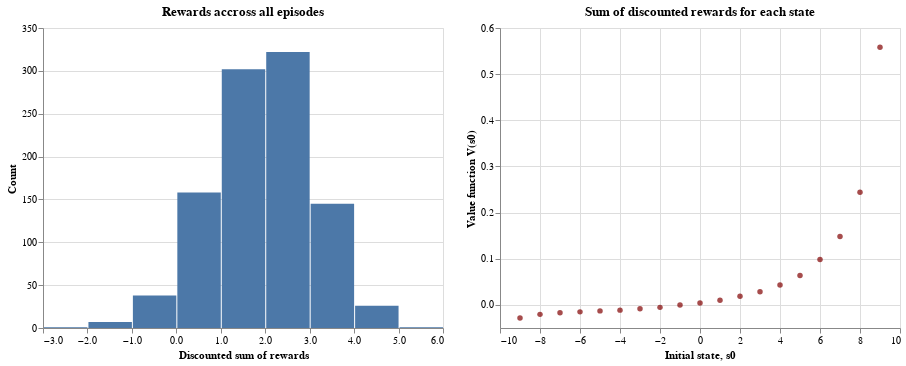

The notebook cell saved with this chart:
### Code cell
# Figures 2.2 and 2.3
driver.plot_fig_2_2(right_value_functions) | driver.plot_fig_2_3(right_policy_summary)

### Figure 1 — Vega-Lite specification as saved in the notebook (floating-point values rounded to 4 significant figures; data arrays with more than 128 entries replaced by an {"elided": "..."} marker saying what was removed)
{"config": {"view": {"continuousWidth": 400, "continuousHeight": 300}}, "hconcat": [{"data": {"name": "data-4a5aebe1058775e5d88718c1ab164b79"}, "mark": "bar", "encoding": {"x": {"bin": true, "field": "beta^t_reward", "title": "Discounted sum of rewards", "type": "quantitative"}, "y": {"aggregate": "count", "title": "Count", "type": "quantitative"}}, "title": "Rewards accross all episodes"}, {"data": {"name": "data-7023459310c0fda08b4b51c2c383cfe1"}, "mark": {"type": "circle", "color": "maroon"}, "encoding": {"x": {"field": "initial_state", "title": "Initial state, s0", "type": "quantitative"}, "y": {"field": "mean", "title": "Value function V(s0)", "type": "quantitative"}}, "title": "Sum of discounted rewards for each state"}], "$schema": "https://vega.github.io/schema/vega-lite/v4.17.0.json", "datasets": {"data-4a5aebe1058775e5d88718c1ab164b79": {"elided": "1000 records"}, "data-7023459310c0fda08b4b51c2c383cfe1": [{"initial_state": -9, "count": 1000, "mean": -0.02835, "std": 0.1432, "min": -1.0, "1%": -0.8508, "5%": -0.049, "10%": -0.04802, "25%": -0.04341, "50%": -0.03731, "75%": -0.03142, "90%": -0.02673, "95%": -0.0232, "99%": 0.5914, "max": 0.6951}, {"initial_state": -8, "count": 1000, "mean": -0.02048, "std": 0.1179, "min": -0.98, "1%": -0.05, "5%": -0.049, "10%": -0.04802, "25%": -0.04341, "50%": -0.03768, "75%": -0.03206, "90%": -0.02673, "95%": -0.0232, "99%": 0.6035, "max": 0.7093}, {"initial_state": -7, "count": 1000, "mean": -0.01713, "std": 0.1175, "min": -0.9604, "1%": -0.05, "5%": -0.049, "10%": -0.04802, "25%": -0.04341, "50%": -0.03768, "75%": -0.03271, "90%": -0.02783, "95%": -0.02368, "99%": 0.6412, "max": 0.7238}, {"initial_state": -6, "count": 1000, "mean": -0.01506, "std": 0.1233, "min": -0.9412, "1%": -0.05, "5%": -0.049, "10%": -0.04802, "25%": -0.04429, "50%": -0.03845, "75%": -0.03338, "90%": -0.0284, "95%": -0.02368, "99%": 0.6543, "max": 0.7386}, {"initial_state": -5, "count": 1000, "mean": -0.01291, "std": 0.1312, "min": -0.05, "1%": -0.05, "5%": -0.049, "10%": -0.04802, "25%": -0.04429, "50%": -0.03924, "75%": -0.03406, "90%": -0.02898, "95%": -0.02368, "99%": 0.6951, "max": 0.7536}, {"initial_state": -4, "count": 1000, "mean": -0.01129, "std": 0.1376, "min": -0.05, "1%": -0.05, "5%": -0.049, "10%": -0.04802, "25%": -0.0452, "50%": -0.04004, "75%": -0.03476, "90%": -0.02957, "95%": -0.02416, "99%": 0.7093, "max": 0.769}, {"initial_state": -3, "count": 1000, "mean": -0.008164, "std": 0.149, "min": -0.05, "1%": -0.05, "5%": -0.049, "10%": -0.04802, "25%": -0.0452, "50%": -0.04085, "75%": -0.03547, "90%": -0.03079, "95%": -0.02368, "99%": 0.7238, "max": 0.7847}, {"initial_state": -2, "count": 1000, "mean": -0.005311, "std": 0.1585, "min": -0.05, "1%": -0.05, "5%": -0.049, "10%": -0.04802, "25%": -0.0452, "50%": -0.04085, "75%": -0.03619, "90%": -0.03142, "95%": -0.01974, "99%": 0.769, "max": 0.8007}, {"initial_state": -1, "count": 1000, "mean": -8.287e-06, "std": 0.1744, "min": -0.05, "1%": -0.05, "5%": -0.05, "10%": -0.049, "25%": -0.04612, "50%": -0.04254, "75%": -0.03768, "90%": -0.03206, "95%": 0.6158, "99%": 0.7847, "max": 0.8171}, {"initial_state": 0, "count": 1000, "mean": 0.004175, "std": 0.1858, "min": -0.05, "1%": -0.05, "5%": -0.05, "10%": -0.049, "25%": -0.04612, "50%": -0.04254, "75%": -0.03845, "90%": -0.03271, "95%": 0.6543, "99%": 0.8007, "max": 0.8337}, {"initial_state": 1, "count": 1000, "mean": 0.009902, "std": 0.2002, "min": -0.05, "1%": -0.05, "5%": -0.05, "10%": -0.049, "25%": -0.04706, "50%": -0.04341, "75%": -0.03924, "90%": -0.03338, "95%": 0.7238, "99%": 0.8171, "max": 0.8508}, {"initial_state": 2, "count": 1000, "mean": 0.01892, "std": 0.2206, "min": -0.05, "1%": -0.05, "5%": -0.05, "10%": -0.049, "25%": -0.04706, "50%": -0.04429, "75%": -0.04004, "90%": -0.03338, "95%": 0.769, "99%": 0.8681, "max": 0.8681}, {"initial_state": 3, "count": 1000, "mean": 0.02836, "std": 0.2396, "min": -0.05, "1%": -0.05, "5%": -0.05, "10%": -0.049, "25%": -0.04802, "50%": -0.0452, "75%": -0.04085, "90%": -0.03331, "95%": 0.8171, "99%": 0.8858, "max": 0.8858}, {"initial_state": 4, "count": 1000, "mean": 0.04307, "std": 0.2659, "min": -0.05, "1%": -0.05, "5%": -0.05, "10%": -0.05, "25%": -0.04802, "50%": -0.04612, "75%": -0.04254, "90%": 0.5566, "95%": 0.8681, "99%": 0.9039, "max": 0.9039}, {"initial_state": 5, "count": 1000, "mean": 0.06371, "std": 0.2975, "min": -0.05, "1%": -0.05, "5%": -0.05, "10%": -0.05, "25%": -0.04802, "50%": -0.04612, "75%": -0.04254, "90%": 0.8171, "95%": 0.8858, "99%": 0.9224, "max": 0.9224}, {"initial_state": 6, "count": 1000, "mean": 0.09827, "std": 0.3412, "min": -0.05, "1%": -0.05, "5%": -0.05, "10%": -0.05, "25%": -0.049, "50%": -0.04706, "75%": -0.04341, "90%": 0.9039, "95%": 0.9412, "99%": 0.9412, "max": 0.9412}, {"initial_state": 7, "count": 1000, "mean": 0.1482, "std": 0.3906, "min": -0.05, "1%": -0.05, "5%": -0.05, "10%": -0.05, "25%": -0.049, "50%": -0.04706, "75%": -0.04254, "90%": 0.9604, "95%": 0.9604, "99%": 0.9604, "max": 0.9604}, {"initial_state": 8, "count": 1000, "mean": 0.2442, "std": 0.456, "min": -0.05, "1%": -0.05, "5%": -0.05, "10%": -0.05, "25%": -0.05, "50%": -0.04754, "75%": 0.9039, "90%": 0.98, "95%": 0.98, "99%": 0.98, "max": 0.98}, {"initial_state": 9, "count": 1000, "mean": 0.5584, "std": 0.5102, "min": -0.05, "1%": -0.05, "5%": -0.05, "10%": -0.05, "25%": -0.04802, "50%": 0.9604, "75%": 1.0, "90%": 1.0, "95%": 1.0, "99%": 1.0, "max": 1.0}]}}
